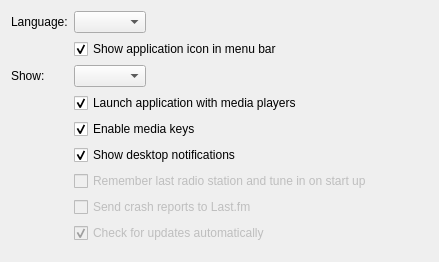
<?xml version="1.0" encoding="UTF-8"?>
<ui version="4.0">
 <class>GeneralSettingsWidget</class>
 <widget class="QWidget" name="GeneralSettingsWidget">
  <property name="geometry">
   <rect>
    <x>0</x>
    <y>0</y>
    <width>439</width>
    <height>262</height>
   </rect>
  </property>
  <property name="windowTitle">
   <string notr="true">Form</string>
  </property>
  <layout class="QFormLayout" name="formLayout">
   <property name="fieldGrowthPolicy">
    <enum>QFormLayout::FieldsStayAtSizeHint</enum>
   </property>
   <item row="0" column="0">
    <widget class="QLabel" name="languageLabel">
     <property name="text">
      <string>Language:</string>
     </property>
    </widget>
   </item>
   <item row="0" column="1">
    <widget class="QComboBox" name="languages">
     <property name="enabled">
      <bool>true</bool>
     </property>
    </widget>
   </item>
   <item row="1" column="1">
    <widget class="QCheckBox" name="showAs">
     <property name="text">
      <string>Show application icon in menu bar</string>
     </property>
     <property name="checked">
      <bool>true</bool>
     </property>
    </widget>
   </item>
   <item row="4" column="0">
    <widget class="QLabel" name="showWhereLabel">
     <property name="text">
      <string>Show:</string>
     </property>
    </widget>
   </item>
   <item row="4" column="1">
    <widget class="QComboBox" name="showWhere"/>
   </item>
   <item row="5" column="1">
    <widget class="QCheckBox" name="launch">
     <property name="enabled">
      <bool>true</bool>
     </property>
     <property name="text">
      <string>Launch application with media players</string>
     </property>
     <property name="checked">
      <bool>true</bool>
     </property>
    </widget>
   </item>
   <item row="7" column="1">
    <widget class="QCheckBox" name="notifications">
     <property name="enabled">
      <bool>true</bool>
     </property>
     <property name="text">
      <string>Show desktop notifications</string>
     </property>
     <property name="checked">
      <bool>true</bool>
     </property>
    </widget>
   </item>
   <item row="8" column="1">
    <widget class="QCheckBox" name="lastRadio">
     <property name="enabled">
      <bool>false</bool>
     </property>
     <property name="text">
      <string>Remember last radio station and tune in on start up</string>
     </property>
    </widget>
   </item>
   <item row="9" column="1">
    <widget class="QCheckBox" name="sendCrashReports">
     <property name="enabled">
      <bool>false</bool>
     </property>
     <property name="text">
      <string>Send crash reports to Last.fm</string>
     </property>
    </widget>
   </item>
   <item row="10" column="1">
    <widget class="QCheckBox" name="updates">
     <property name="enabled">
      <bool>false</bool>
     </property>
     <property name="text">
      <string>Check for updates automatically</string>
     </property>
     <property name="checked">
      <bool>true</bool>
     </property>
    </widget>
   </item>
   <item row="13" column="0">
    <spacer name="verticalSpacer">
     <property name="orientation">
      <enum>Qt::Vertical</enum>
     </property>
     <property name="sizeHint" stdset="0">
      <size>
       <width>20</width>
       <height>0</height>
      </size>
     </property>
    </spacer>
   </item>
   <item row="6" column="1">
    <widget class="QCheckBox" name="mediaKeys">
     <property name="text">
      <string>Enable media keys</string>
     </property>
     <property name="checked">
      <bool>true</bool>
     </property>
    </widget>
   </item>
  </layout>
 </widget>
 <resources/>
 <connections/>
</ui>
